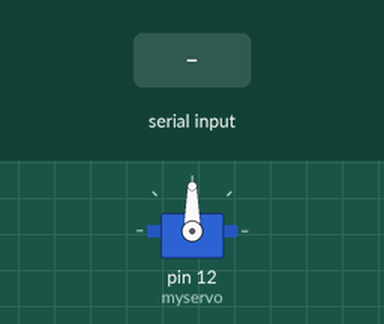
This sketch was run on a simulated Arduino Uno, built with avr-gcc and run on an emulated ATmega328P. On the bench: servo. The test bench sets the inputs (shaded band).

Above: at 2.2 s.
2.3 s: "30,150\n" received over Serial
At 4.5 s:
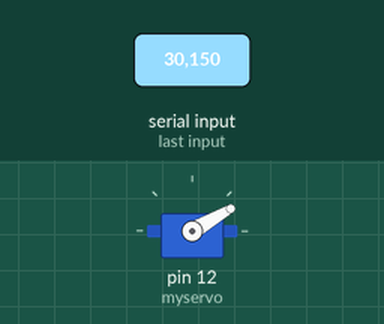
4.8 s: "5\n" received over Serial
At 6.4 s:
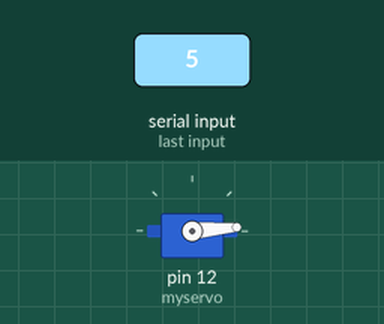
7.3 s: "200\n" received over Serial
At 9.5 s:
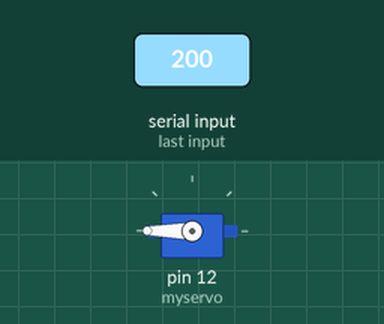
9.8 s: "90,45\n" received over Serial
At 11.5 s:
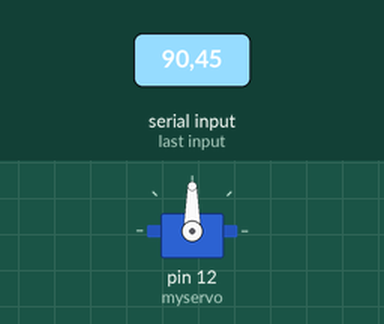
Timing chart, 0 to 13.0 s (numbered marks = the images above; inputs shaded):
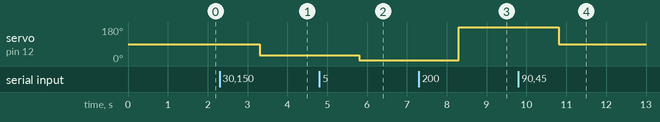

The sketch:

servoTest.ino
```cpp
/* This is a test code for the servo motor I will use (SG90)
 *
 *  Test one
 *    a specified value of angular position will be provided using serial port
 *  Test two
 *    a continues 180 degree sweep
 *  Test three
 *    continuesly directing the servo to five specified angular direction
 */

#include <Servo.h>

Servo myservo;  // create servo object to control a servo

String posString;   // a string to hold the position sent from serial communication
int posArray[] = {10,45,90,135,170};


void setup() {
  Serial.begin(9600);
  myservo.attach(12);  // attaches the servo on pin 9 to the servo object
  delay(1000);
}

void loop() {
//   Test one
  while(Serial.available()>0){
    posString = Serial.readString();    // readString function return a string sent from a serial communication
    myservo.write(posString.toInt());   // writing the angular position to the servo
    delay(200);
  }

  // Test two
//  for(int pos = 10; pos <= 170; pos++){
//    myservo.write(pos);
//    delay(10);    // determines the speed of the CCW sweep
//  }
//
//  for (int pos = 170; pos >=10; pos--){
//    myservo.write(pos);
//    delay(5);    // determines the speed of the CW sweep
//  }

  // Test three
//      for(int i = 0; i <= 3; i++){    // to go through the array from the begining to the end(excluding)
//        myservo.write(posArray[i]);
//        delay(200);
//      }
//
//      for(int i = 4; i >= 1; i--){    // to go through the array from the last element to the begining(excluding)
//        myservo.write(posArray[i]);
//        delay(200);
//      }
 }
```

Measured:
- after the input at 2.3 s, servo on pin 12 (myservo): 90° → 30° after 1.0 s
- after the input at 4.8 s, servo on pin 12 (myservo): 30° → 5° after 1.0 s
- after the input at 7.3 s, servo on pin 12 (myservo): 5° → 180° after 1.0 s
- after the input at 9.8 s, servo on pin 12 (myservo): 180° → 90° after 1.0 s
